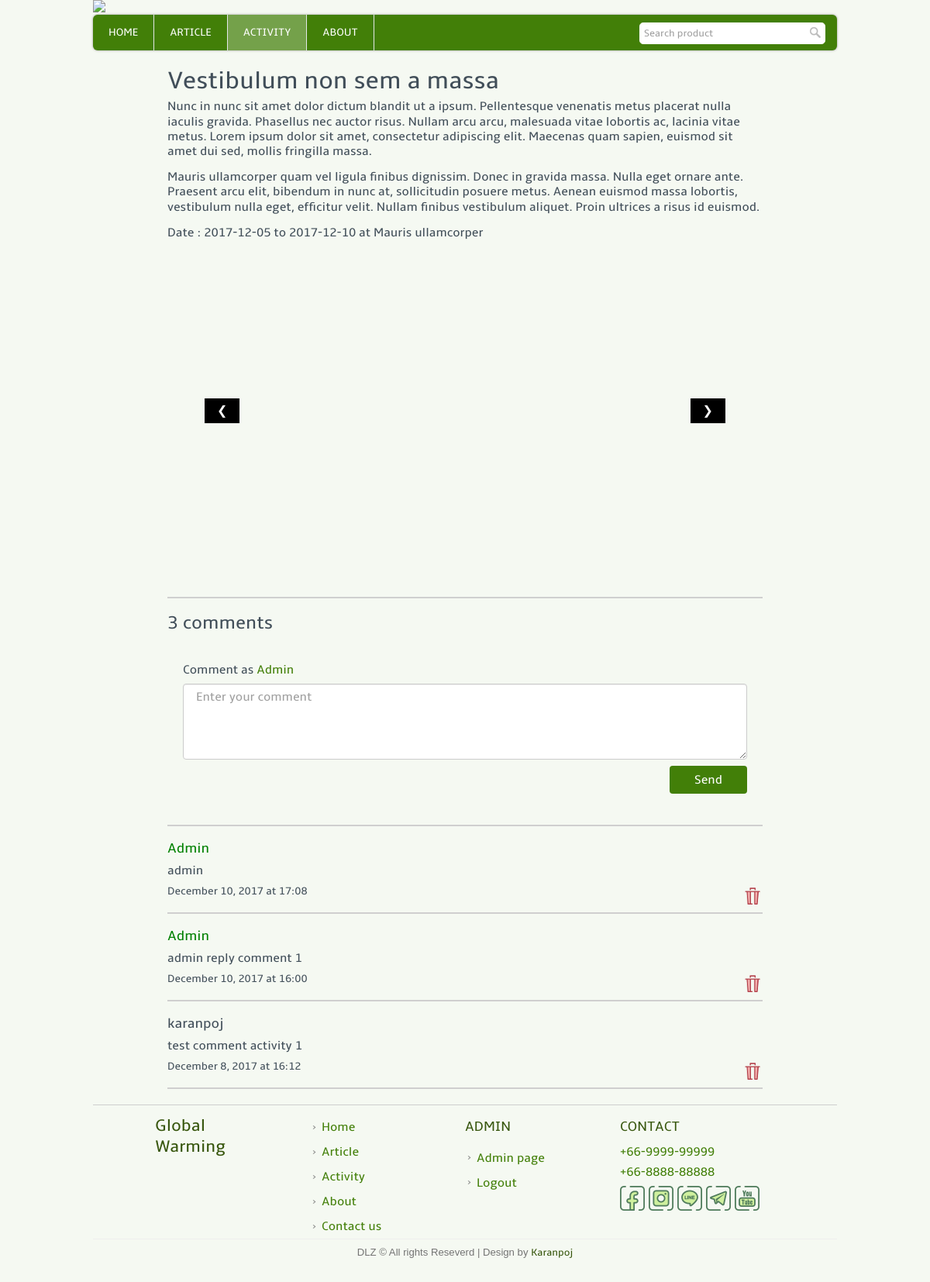
Screenshot of /activity_read.php?art=1 (signed in) with the database file from the repository.
### tables this page shows
CREATE TABLE `activity` (
  `activity_id` int(11) NOT NULL,
  `activity_name` varchar(255) NOT NULL,
  `activity_text` text NOT NULL,
  `activity_imgs` text NOT NULL,
  `activity_1day` datetime NOT NULL,
  `activity_start` date NOT NULL,
  `activity_end` date NOT NULL,
  `activity_locat` varchar(255) NOT NULL,
  `activity_ptime` datetime NOT NULL,
  `activity_type` int(11) NOT NULL DEFAULT '1',
  `visitor_act` int(11) NOT NULL DEFAULT '0'
);

CREATE TABLE `comment` (
  `com_id` int(11) NOT NULL,
  `com_on` varchar(255) NOT NULL,
  `post_id` int(11) NOT NULL,
  `com_name` varchar(255) NOT NULL,
  `com_usertype` varchar(11) NOT NULL,
  `com_txt` text NOT NULL,
  `com_time` datetime NOT NULL
);

### template.class.php (called while the page is built, shortened)
<?php
    class Template {
        protected $file;
        protected $values = array();
        public function __construct($file) {
            $this->file = $file;
        }
        public function set($key, $value) {
            $this->values[$key] = $value;
        }
        public function output() {
            $output = file_get_contents($this->file);
            foreach ($this->values as $key => $value) {
            	$tagToReplace = "[@$key]";
            	$output = str_replace($tagToReplace, $value, $output);
            }
            return $output;
        }
    }
?>

### activity_read.php (the view, shortened to what this page needs)
<?php
	require_once('connect.php');
	include("template.class.php");
	if(!isset($_SESSION['adminname']))
	{
		$user_login = false;
		$layout_header = new Template("layout_header.tpl");
		$layout_footer = new Template("layout_footer.tpl");
	}
	else{
		$layout_header = new Template("layout_header_admin.tpl");
		$layout_footer = new Template("layout_footer_admin.tpl");
	}
	$layout_header->set('menu_activity','class="active"');
	$layout_header->set('title','Global warming website');
	echo $layout_header->output();
	if (isset($_GET['art'])){
?>
	<div class="page_80">
		<div class="article_txt">
<?php
		$sql = "UPDATE activity SET visitor_act = visitor_act+1 WHERE activity_id = ".$_GET['art'];
		$mysqli->query($sql) or die("error=$sql");
		$q = "select * from activity where activity_id = ".$_GET['art'];
		$result = $mysqli -> query($q);
		if(!$result){
			echo "Error on : $q";
		}else{
		$row=$result->fetch_array();
?>
			<h2><?php echo $row['activity_name']; ?></h2>
<?php
			$arr_txt = explode(PHP_EOL, $row['activity_text']);
			foreach ($arr_txt as $value){
				echo "<p>".$value."</p>";
			}
			if ($row['activity_type'] == 1){
?>
			<p>Date : <?php echo $row['activity_1day']." at ".$row['activity_locat']; ?></p>
<?php
			}else{
?>
			<p>Date : <?php echo $row['activity_start']." to ".$row['activity_end']." at ".$row['activity_locat']; ?></p>
<?php
			}
?>
		</div>
		<div class="w3-content w3-display-container article_slider" style="width: 87.5%;height: 400px !important;overflow: hidden;display:flex;justify-content: center;align-items: center;">
			<button class="w3-button w3-display-left w3-black" onclick="plusDivs(-1)">&#10094;</button>
			<button class="w3-button w3-display-right w3-black" onclick="plusDivs(1)">&#10095;</button>
		</div>
		<div class="comment_section">
			<hr>
<?php
			$sql = "select * from comment where com_on = 'activity' and post_id = ".$_GET['art']." order by com_time desc";
			$result = $mysqli->query($sql) or die("error=$sql");
			$numR = $result->num_rows;
?>
			<h2><?php echo $numR; ?> comments</h2>
<?php
			if (!isset($_SESSION['username']) && !isset($_SESSION['adminname']) && !isset($_SESSION['guestname'])) {
?>
			<div class="post_comment">
				<form method="post" action="guestsession.php">
					<input type="text" placeholder="Enter your name" name="gname" required>
					<button type="submit" class="submitbt">Submit</button>
				</form>
			</div>
			<div class="clear"></div>
<?php
			}else{
				if (isset($_SESSION['username'])) {
					$name = $_SESSION['username'];
				}elseif (isset($_SESSION['guestname'])) {
					$name = $_SESSION['guestname'];
				}else{
					$name = "Admin";
				}
?>
			<div class="post_comment" align="right">
				<p class="curr_name">Comment as <span><?php echo $name; ?></span>
				</p>
				<form method="post" action="activitycomment.php">
					<textarea placeholder="Enter your comment" name="comment_txt" rows="5" required></textarea>
					<button type="submit" class="submitbt">Send</button>
				</form>
			</div>
			<hr style="border: 0.5px solid #CFCFCF;">
<?php
			}
			while($row=$result->fetch_array()){
				if ($row['com_usertype'] == 'user') {
					echo '<div class="comment_txt">';
				}else{
					echo '<div class="comment_txt admin_comment">';
				}
?>
				<h3><?php echo $row['com_name']; ?></h3>
				<p><?php echo $row['com_txt']; ?></p>
				<h6>
<?php
						$time = strtotime($row['com_time']);
						$showdate = date("F j, Y", $time);
						$showtime = date("H:i", $time);
						echo $showdate." at ".$showtime;
					if(isset($_SESSION['adminname'])){
?>
					<a href="delcomment.php?com_id=<?php echo $row['com_id']; ?>">
						<div class="del_com confirmation"></div>
					</a>
<?php
					}
?>
				</h6>
				<hr>
			</div>
<?php
			}
?>
		</div>
	</div>
<?php
		}
	}
	echo $layout_footer->output();
?>

### css/w3.css (style rules this page uses)
*,*:before,*:after { box-sizing:inherit }
html { -ms-text-size-adjust:100%;-webkit-text-size-adjust:100% }
body { margin:0 }
a { background-color:transparent;-webkit-text-decoration-skip:objects }
img { border-style:none }
hr { box-sizing:content-box;height:0;overflow:visible }
button,input,select,textarea { font:inherit;margin:0 }
button,input { overflow:visible }
button,select { text-transform:none }
button,html [type=button],[type=reset],[type=submit] { -webkit-appearance:button }
textarea { overflow:auto }
html,body { font-family:Verdana,sans-serif;font-size:15px;line-height:1.5 }
html { overflow-x:hidden }
h2 { font-size:30px }
h3 { font-size:24px }
h4 { font-size:20px }
h6 { font-size:16px }
h1,h2,h3,h4,h5,h6 { font-family:"Segoe UI",Arial,sans-serif;font-weight:400;margin:10px 0 }
hr { border:0;border-top:1px solid #eee;margin:20px 0 }
img { margin-bottom:-5px }
a { color:inherit }
.w3-btn,.w3-button { border:none;display:inline-block;outline:0;padding:8px 16px;vertical-align:middle;overflow:hidden;text-decoration:none;color:inherit;background-color:inherit;text-align:center;cursor:pointer;white-space:nowrap }
.w3-btn,.w3-button { -webkit-touch-callout:none;-webkit-user-select:none;-khtml-user-select:none;-moz-user-select:none;-ms-user-select:none;user-select:none }
.w3-tooltip,.w3-display-container { position:relative }
.w3-content { margin:auto }
.w3-display-left { position:absolute;top:50%;left:0%;transform:translate(0%,-50%);-ms-transform:translate(-0%,-50%) }
.w3-display-right { position:absolute;top:50%;right:0%;transform:translate(0%,-50%);-ms-transform:translate(0%,-50%) }
.w3-black,.w3-hover-black:hover { color:#fff!important;background-color:#000!important }

### rows the page displays
activity: activity_name "Vestibulum non sem a massa", activity_text "Nunc in nunc sit amet dolor dictum blandit ut a ipsum. Pellentesque venenatis metus placerat nulla iaculis gravida. Phasellus nec auctor risus. Nullam arcu arcu, malesuada vitae lobortis ac, lacinia vitae metus. Lorem ipsum dolor sit amet, consectetur adipiscing elit. Maecenas quam sapien, euismod sit amet dui sed, mollis fringilla massa.", activity_text "Mauris ullamcorper quam vel ligula finibus dignissim. Donec in gravida massa. Nulla eget ornare ante. Praesent arcu elit, bibendum in nunc at, sollicitudin posuere metus. Aenean euismod massa lobortis, vestibulum nulla eget, efficitur velit. Nullam finibus vestibulum aliquet. Proin ultrices a risus id euismod.", activity_start "2017-12-05", activity_end "2017-12-10", activity_locat "Mauris ullamcorper"
comment: com_name "Admin", com_txt "admin", com_time "December 10, 2017", com_time "17:08"
comment: com_name "Admin", com_txt "admin reply comment 1", com_time "December 10, 2017", com_time "16:00"
comment: com_name "karanpoj", com_txt "test comment activity 1", com_time "December 8, 2017", com_time "16:12"

### other values shown
$numR "3"
$name "Admin"
$layout_footer->output() "Global Warming Home Article Activity About Contact us ADMIN Admin page Logout CONTACT +66-9999-99999 +66-8888-88888 DLZ © All rights Reseverd | Design by Karanpoj"
